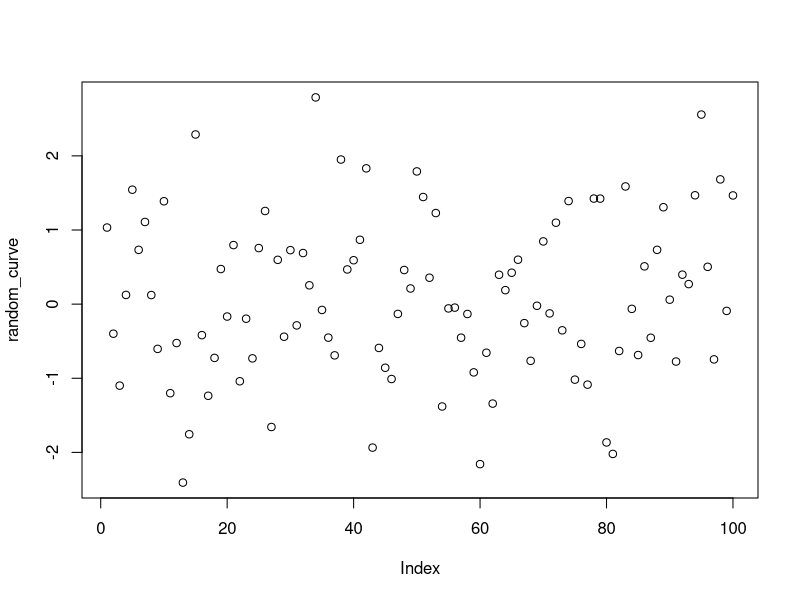

This figure's R source:
# generating random numbers :

rand <- runif( 1 )
cat( "Random Number:\t\t", rand, "\n" )

rand <- ( rand * 10 )
cat( "Multiplied Number:\t", rand, "\n" )

rand <- ceiling( rand )
cat( "Random Integer:\t\t", rand, "\n\n" )

for (i in seq(1:10) )
{
  print(paste("Number of runs= ", i ))
  print(paste("Random number= ", round(runif(1), 2)))
  
}

random_curve <- rnorm(100)
plot(random_curve)
